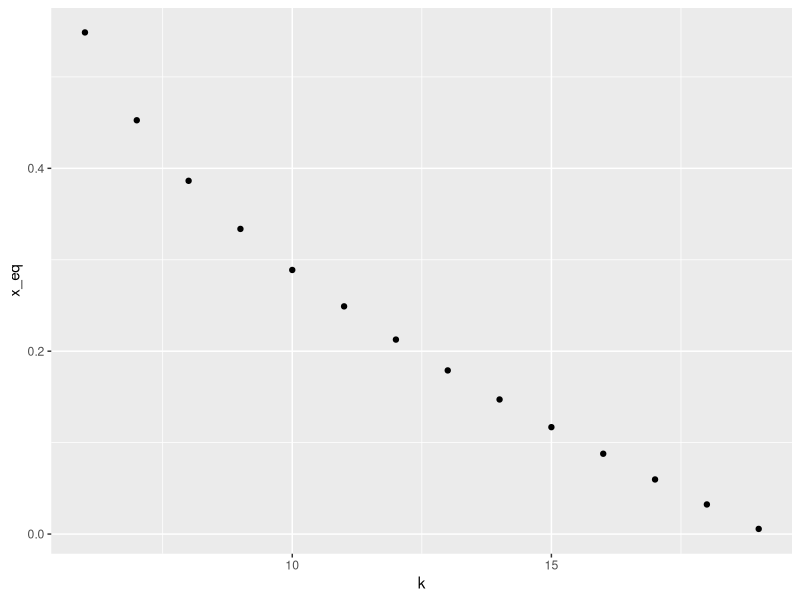

Generate this figure with R: (Note: this script raises an error after producing the figure.)
#paper plots
library(ggplot2)

##################################################################################################
#####计算原始状态x均衡值
sstate<- function(x,N,k,c){
   (1-(1-x)^N)/(N*x*(1-x)^(N-1))-log2(k)/(c*(k-N))
}

pstate <- function(x,N,k,c){
    (1-(1-x)^N)/(N*x*(1-x)^(N-1))-log2(k)/(2*c*(k-N))-log2(k)/(2*c*(k-N)*(1-x)^(N-1))
}


plot_x_k <- function(N,c,len){
    k_array=(N+1):(N+len)
    results = c()
 
    for(i in k_array){
        tryCatch({
            temRes =uniroot(sstate,c(0.0001,0.9999),N=N,k=i,c=c,tol = 0.0001)
            results = c(results,temRes$root)
        },  error=function(e){
            print("no solver")
            
        })
    }
    resultFrame <- data.frame(k=k_array[1:length(results)],x_eq=results)
  
}

plot_x_k2 <- function(N,c,len){
    k_array=(N+1):(N+len)
   
    results2=c()
    for(i in k_array){
       tryCatch({
           temRes2 =uniroot(pstate,c(0.0001,0.9999),N=N,k=i,c=c,tol = 0.0001)
            results2=c(results2,temRes2$root)
            },error=function(){
                results2=c(results2,0)
            })
       
        
    }
    resultFrame <- data.frame(k=k_array,x_eq=results2)
  
}

resFrame <- plot_x_k(5,0.2,20)
resFrame2 <- plot_x_k(3,0.2,20)
resFrame3 <- plot_x_k(7,0.2,20)
# frame_bind <- cbind(resFrame,resFrame2,resFrame3)
# names(frame_bind) <- c("k1","x1","k2","x2","k3","x3")

# p <- ggplot(data = frame_bind)+
#     geom_point(aes(x=k1,y=x1),size=4, shape=20,colour="red")+
#     geom_line(aes(x=k1,y=x1),colour="red")+
#     geom_point(aes(x=k2,y=x2),size=4, shape=15,colour="green")+
#     geom_line(aes(x=k2,y=x2),colour="green")+
#     geom_point(aes(x=k3,y=x3),size=4, shape=10,colour="blue")+
#     geom_line(aes(x=k3,y=x3),colour="blue")+xlab("K")+ylab("Frequency of Cooperation")
# 
# p <- p+theme(legend.position="right")

data_rbind <- rbind(resFrame2,resFrame,resFrame3)
label <- c(rep("N=3",20),rep("N=5",20),rep("N=7",20))
data_rbind[,"label"] <- as.factor(label)

P <- ggplot(data = data_rbind,aes(x=k,y=x_eq,color=label,shape=label))+
    geom_line()+geom_point(size=4)

P <- P+xlab("K")+ylab("Frequency of Cooperation")
p <- P+theme(legend.position=c(0.9,0.8),legend.title=element_blank())

###########################
#####compare c vs x
resFrame <- plot_x_k(5,0.1,20)
resFrame2 <- plot_x_k(5,0.2,20)
resFrame3 <- plot_x_k(5,0.3,20)


qplot(data=resFrame3,x=k,y=x_eq)
data_rbind2 <- rbind(resFrame,resFrame2,resFrame3)
label <- c(rep("c=0.1",dim(resFrame)[1]),
               rep("c=0.2",dim(resFrame2)[1]),rep("c=0.3",dim(resFrame3)[1]))
data_rbind2[,"label"] <- as.factor(label)

P <- ggplot(data = data_rbind2,aes(x=k,y=x_eq,color=label,shape=label))+
    geom_line()+geom_point(size=4)

P <- P+xlab("c")+ylab("Frequency of Cooperation")
p <- P+theme(legend.position=c(0.9,0.8),legend.title=element_blank())

######################################################################################
#####dynamic evolution simulation
set.seed(2333)
iniProb <- 0.1
poplation <- c(rep(1,iniProb*2000),rep(0,2000-iniProb*2000))
poplation <- sample(poplation)
payoff <- rep(0,100)
k=6
N=5
c=0.1

b_payoff <- log2(k)
cooperater <- function(NC){
    log2(k)-c*(k-N)/NC
}

defector <- function(NC){
    if(NC>0){
        log2(k)/2
    }else{
        0
    }
}

getAgentPayoff <- function(){
    agent = sample(1:2000,6,replace = TRUE)
    NC = sum(poplation[agent])
    
    index = sample(agent,1)
    if(NC==0){
        payoff=0
    }else{
        if(poplation[index]==0){
            payoff=defector(NC)
        }else{
            payoff=cooperater(NC)
        }
    }
    
    agentPayoff <- list(ind=index,pay=payoff)
}

coop_array <- rep(-1,100000)
for(i in 1:100000){
    agent_i <- getAgentPayoff()
    agent_j <- getAgentPayoff()
    
    trans_prob <- (agent_i$pay-agent_j$pay)/b_payoff
    
    if(trans_prob < 0){
        poplation[agent_i$ind]=sample(c(poplation[agent_i$ind],poplation[agent_j$ind]),
                                      1,prob = c(1+trans_prob,-trans_prob))
    }
    if(trans_prob>0){
        poplation[agent_j$ind]=sample(c(poplation[agent_j$ind],poplation[agent_i$ind]),
                                      1,prob = c(1-trans_prob,trans_prob))
    }

    
    coop_array[i]=sum(poplation)
}

coop_frame <- data.frame(coop_frame,sum2=coop_array)
qplot(x=ind,y=sum2/2000,data = coop_frame)
ggplot(data = coop_frame)+geom_point(aes(x=ind,y=sum/2000),colour="darkblue")

feimi <- function(x){
    beta=0.9
    1/(1+exp(-beta*x))
}
#####################################################################################
#####penalty simunation
set.seed(2333)
iniProb <- 0.5
poplation <- c(rep(1,iniProb*2000),rep(0,2000-iniProb*2000))
poplation <- sample(poplation)
record <- rep(0,2000)
k=6
N=5
c=0.1

b_payoff <- log2(k)
cooperater <- function(NC){
    b_payoff-c*(k-N)/NC
}

defector <- function(NC){
    if(NC>0){
        b_payoff
    }else{
        0
    }
}

getAgentPayoff <- function(){
    index_array=1:2000
    agents1 = sample(index_array,6,replace = FALSE)
    index=agents1[1]
    sum=getPayoff(agents1)
    
#     agents2=sample(index_array[index_array!=index],5,replace = FALSE)
#     agents2=c(index,agents2)
#     sum=sum+getPayoff(agents2)
    agentPayoff <- list(ind=index,pay=sum/2)
}

getPayoff <- function(agents){
    if(sum(record[agents])>0){
        record[agents]=0
        0
    }else{
        NC = sum(poplation[agents])
        index=agents[1]
        if(NC==0){
            payoff=0
        }else{
            if(poplation[index]==0){
                payoff=defector(NC)
            }else{
                payoff=cooperater(NC)
            }
        }
        record[agents]=1-poplation[agents]
        payoff
    }
}

coop_array <- rep(-1,100000)
for(i in 1:100000){
    agent_i <- getAgentPayoff()
    agent_j <- getAgentPayoff()
    
    trans_prob <- (agent_i$pay-agent_j$pay)/b_payoff
    
    if(trans_prob < 0){
        poplation[agent_i$ind]=sample(c(poplation[agent_i$ind],poplation[agent_j$ind]),
                                      1,prob = c(1+trans_prob,-trans_prob))
    }
    if(trans_prob>0){
        poplation[agent_j$ind]=sample(c(poplation[agent_j$ind],poplation[agent_i$ind]),
                                      1,prob = c(1-trans_prob,trans_prob))
    }
    
    
    coop_array[i]=sum(poplation)
}

coop_frame <- data.frame(ind=1:100000,sum=coop_array)
qplot(x=ind,y=sum/2000,data = coop_frame)
#############################################################
#######test
f1 <- function(x,a,b) a*x+b
a <- 5
b <- -10
uniroot(f1,c(0,10),a=a,b=b,tol=0.0001)

testfunc <- function(x,N){
    (1-(1-x)^N)/(N*x*(1-x)^(N-1))
}

x_test <- seq(0.00001,0.99999,0.01)
y_test <- c()

for(i in x_test){
    y_test=c(y_test,testfunc(i,6))
}
y_test_kog <- log2(y_test)
qplot(x=x_test[1:80],y=y_test_kog[1:80])
